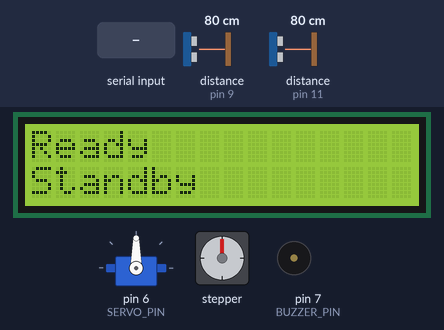
Recording of a sketch running on a simulated Arduino Uno, built with avr-gcc and run on an emulated ATmega328P. On the bench: 16×2 character LCD, servo, stepper motor, buzzer (waves = sounding, pin HIGH). Wiring (inferred from the names in the program): 2 × ultrasonic range finder: trigger pin 8, echo pin 9 / trigger pin 10, echo pin 11. The inputs (shaded band) are chosen by the test bench; at power-on: distance to the obstacle (sensors on pin 9, pin 11) 80 cm. The echo pulse lasts 58.3 µs per cm; stepper angles assume 2048 steps per turn; pins used as bus, display or sensor lines are not drawn; what the sketch prints to the serial monitor is not drawn.

Above: at 1.3 s.
1.4 s: "PAPER\n" received over Serial
At 1.57 s:
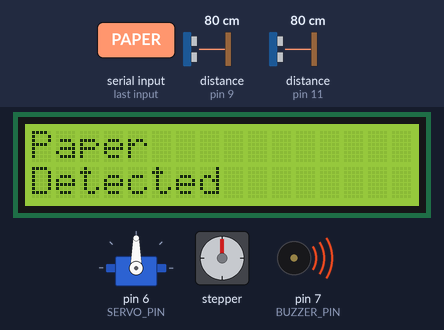
At 14.2 s:
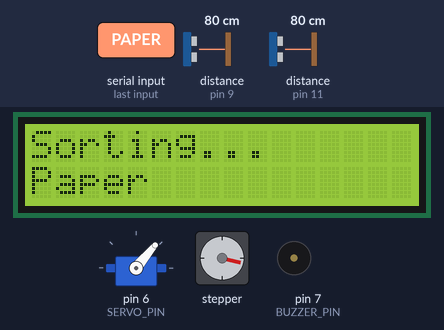
Timing chart, 0 to 17.3 s (numbered marks = the images above; inputs shaded):
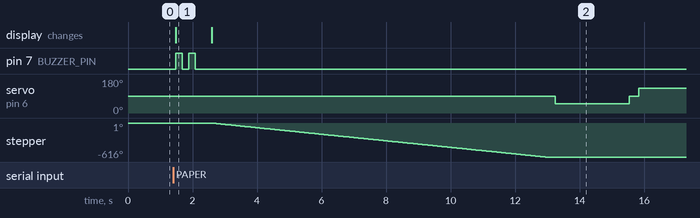

Measured:
- after the input at 1.4 s, pin 7 (BUZZER_PIN): alternates HIGH for 0.20 s and LOW for 0.20 s, 4 changes in all, then stays LOW, starting after 0.08 s; servo on pin 6 (SERVO_PIN): 90° → 50° after 11.8 s, → 90° 2.3 s later, → 130° 0.30 s later
- what the display in image 1 shows lasts 1.1 s, from 1.5 s to 2.6 s

The sketch:

arduino_control.ino
```cpp
/*
==========================================================
                RecyGo V5
         4 Bin Smart Waste Sorter
==========================================================

Waste Types
------------
1. Paper
2. Plastic
3. Metal
4. General

Sensors
------------
Paper Bin    -> HC-SR04 #1
General Bin  -> HC-SR04 #2

Author : Syasya
Version : V5.0
==========================================================
*/

#include <Wire.h>
#include <LiquidCrystal_I2C.h>
#include <Stepper.h>
#include <Servo.h>

/*========================================================
                    LCD
========================================================*/

LiquidCrystal_I2C lcd(0x27,16,2);

/*========================================================
                 STEPPER MOTOR
========================================================*/

const int STEPS_PER_REVOLUTION = 2048;

Stepper conveyor(STEPS_PER_REVOLUTION,2,4,3,5);

int currentPosition = 0;

// ---------- CALIBRATION ----------
// Change these after mechanical testing

const int PAPER_POSITION   = -3500;
const int PLASTIC_POSITION = -2500;
const int METAL_POSITION   = 3500;
const int GENERAL_POSITION = 2500;

/*========================================================
                     SERVO
========================================================*/

Servo pusher;

const byte SERVO_PIN = 6;

const int SERVO_FORWARD = 50;
const int SERVO_STOP    = 90;
const int SERVO_BACK    = 130;

const int PUSH_TIME = 2300;

/*========================================================
                     BUZZER
========================================================*/

const byte BUZZER_PIN = 7;

/*========================================================
                PAPER BIN SENSOR
========================================================*/

const byte PAPER_TRIG = 8;
const byte PAPER_ECHO = 9;

/*========================================================
               GENERAL BIN SENSOR
========================================================*/

const byte GENERAL_TRIG = 10;
const byte GENERAL_ECHO = 11;

/*========================================================
                 DISTANCE SETTINGS
========================================================*/

const int BIN_FULL_DISTANCE = 5;

/*========================================================
                  SYSTEM STATE
========================================================*/

enum SystemState
{
  READY,
  SORTING
};

SystemState state = READY;

/*========================================================
                  WASTE TYPE
========================================================*/

enum WasteType
{
  NONE,
  PAPER,
  PLASTIC,
  METAL,
  GENERAL
};

WasteType detectedWaste = NONE;

/*========================================================
               SERIAL COMMAND
========================================================*/

String command = "";

/*========================================================
                LCD ANTI FLICKER
========================================================*/

String lastLine1 = "";
String lastLine2 = "";

/*========================================================
                  LCD FUNCTION
========================================================*/

void showLCD(String line1,String line2)
{
  if(lastLine1==line1 && lastLine2==line2)
    return;

  lastLine1=line1;
  lastLine2=line2;

  lcd.clear();

  lcd.setCursor(0,0);
  lcd.print(line1);

  lcd.setCursor(0,1);
  lcd.print(line2);
}

/*========================================================
            ULTRASONIC FUNCTIONS
========================================================*/

float getDistance(byte trigPin, byte echoPin)
{
  digitalWrite(trigPin, LOW);
  delayMicroseconds(2);

  digitalWrite(trigPin, HIGH);
  delayMicroseconds(10);

  digitalWrite(trigPin, LOW);

  long duration = pulseIn(echoPin, HIGH, 30000);

  if(duration == 0)
    return 999;

  return duration * 0.0343 / 2.0;
}

/*========================================================
                  BUZZER
========================================================*/

void detectBeep()
{
  for(int i=0;i<2;i++)
  {
    digitalWrite(BUZZER_PIN,HIGH);
    delay(200);

    digitalWrite(BUZZER_PIN,LOW);

    if(i<1)
      delay(200);
  }
}

/*========================================================
                STEPPER FUNCTIONS
========================================================*/

void moveToPosition(int targetPosition)
{
  int steps = targetPosition - currentPosition;

  conveyor.step(steps);

  currentPosition = targetPosition;
}

void returnHome()
{
  conveyor.step(-currentPosition);

  currentPosition = 0;
}

/*========================================================
                SERVO FUNCTION
========================================================*/

void pushWaste()
{
  // Push

  pusher.write(SERVO_FORWARD);
  delay(PUSH_TIME);

  // Stop

  pusher.write(SERVO_STOP);
  delay(300);

  // Return

  pusher.write(SERVO_BACK);
  delay(PUSH_TIME);

  // Stop

  pusher.write(SERVO_STOP);
}

/*========================================================
          PAPER BIN FULL CHECK
========================================================*/

void checkPaperBin()
{
  if(state == SORTING)
    return;

  float distance = getDistance(PAPER_TRIG, PAPER_ECHO);

  if(distance <= BIN_FULL_DISTANCE)
  {
    showLCD("Paper Bin","FULL!");

    delay(3000);

    showLCD("Ready","Standby");
  }
}

/*========================================================
        GENERAL BIN FULL CHECK
========================================================*/

void checkGeneralBin()
{
  if(state == SORTING)
    return;

  float distance = getDistance(GENERAL_TRIG, GENERAL_ECHO);

  if(distance <= BIN_FULL_DISTANCE)
  {
    showLCD("General Bin","FULL!");

    delay(3000);

    showLCD("Ready","Standby");
  }
}

/*========================================================
                SORT WASTE FUNCTION
========================================================*/

void sortWaste(WasteType waste)
{
  state = SORTING;

  int targetPosition = 0;
  String wasteName = "";

  switch(waste)
  {
    case PAPER:
      wasteName = "Paper";
      targetPosition = PAPER_POSITION;
      break;

    case PLASTIC:
      wasteName = "Plastic";
      targetPosition = PLASTIC_POSITION;
      break;

    case METAL:
      wasteName = "Metal";
      targetPosition = METAL_POSITION;
      break;

    case GENERAL:
      wasteName = "General";
      targetPosition = GENERAL_POSITION;
      break;

    default:
      return;
  }

  // Show detected waste
  showLCD(wasteName,"Detected");

  // Beep twice
  detectBeep();

  delay(500);

  // Show sorting status
  showLCD("Sorting...",wasteName);

  // Move to selected bin
  moveToPosition(targetPosition);

  delay(300);

  // Push object
  pushWaste();

  delay(300);

  // Return to home position
  returnHome();

  delay(300);

  // Ready again
  state = READY;

  detectedWaste = NONE;

  showLCD("Ready","Standby");
}

/*========================================================
            PROCESS SERIAL COMMAND
========================================================*/

void processCommand()
{
  if(command == "PAPER")
  {
    Serial.println("Received: PAPER");
    sortWaste(PAPER);
  }

  else if(command == "PLASTIC")
  {
    Serial.println("Received: PLASTIC");
    sortWaste(PLASTIC);
  }

  else if(command == "METAL")
  {
    Serial.println("Received: METAL");
    sortWaste(METAL);
  }

  else if(command == "GENERAL")
  {
    Serial.println("Received: GENERAL");
    sortWaste(GENERAL);
  }

  else
  {
    Serial.println("Unknown Command");
  }

  Serial.println("READY");
}

/*========================================================
              SERIAL COMMUNICATION
========================================================*/

void checkSerial()
{
  if(Serial.available())
  {
    command = Serial.readStringUntil('\n');

    command.trim();

    command.toUpperCase();

    if(state == READY)
    {
      processCommand();
    }
  }
}

/*========================================================
                      SETUP
========================================================*/

void setup()
{
  Serial.begin(9600);

  // LCD
  lcd.init();
  lcd.backlight();

  // Stepper
  conveyor.setSpeed(10);

  // Servo
  pusher.attach(SERVO_PIN);
  pusher.write(SERVO_STOP);

  // Buzzer
  pinMode(BUZZER_PIN, OUTPUT);
  digitalWrite(BUZZER_PIN, LOW);

  // Paper Sensor
  pinMode(PAPER_TRIG, OUTPUT);
  pinMode(PAPER_ECHO, INPUT);

  // General Sensor
  pinMode(GENERAL_TRIG, OUTPUT);
  pinMode(GENERAL_ECHO, INPUT);

  showLCD("Ready","Standby");

  Serial.println("==============================");
  Serial.println("      RecyGo V5");
  Serial.println("==============================");
  Serial.println("Commands:");
  Serial.println("PAPER");
  Serial.println("PLASTIC");
  Serial.println("METAL");
  Serial.println("GENERAL");
  Serial.println("==============================");
  Serial.println("READY");
}

/*========================================================
                       LOOP
========================================================*/

void loop()
{
  // Monitor Paper Bin
  checkPaperBin();

  // Monitor General Bin
  checkGeneralBin();

  // Listen for YOLO command
  checkSerial();

  delay(50);
}
```
